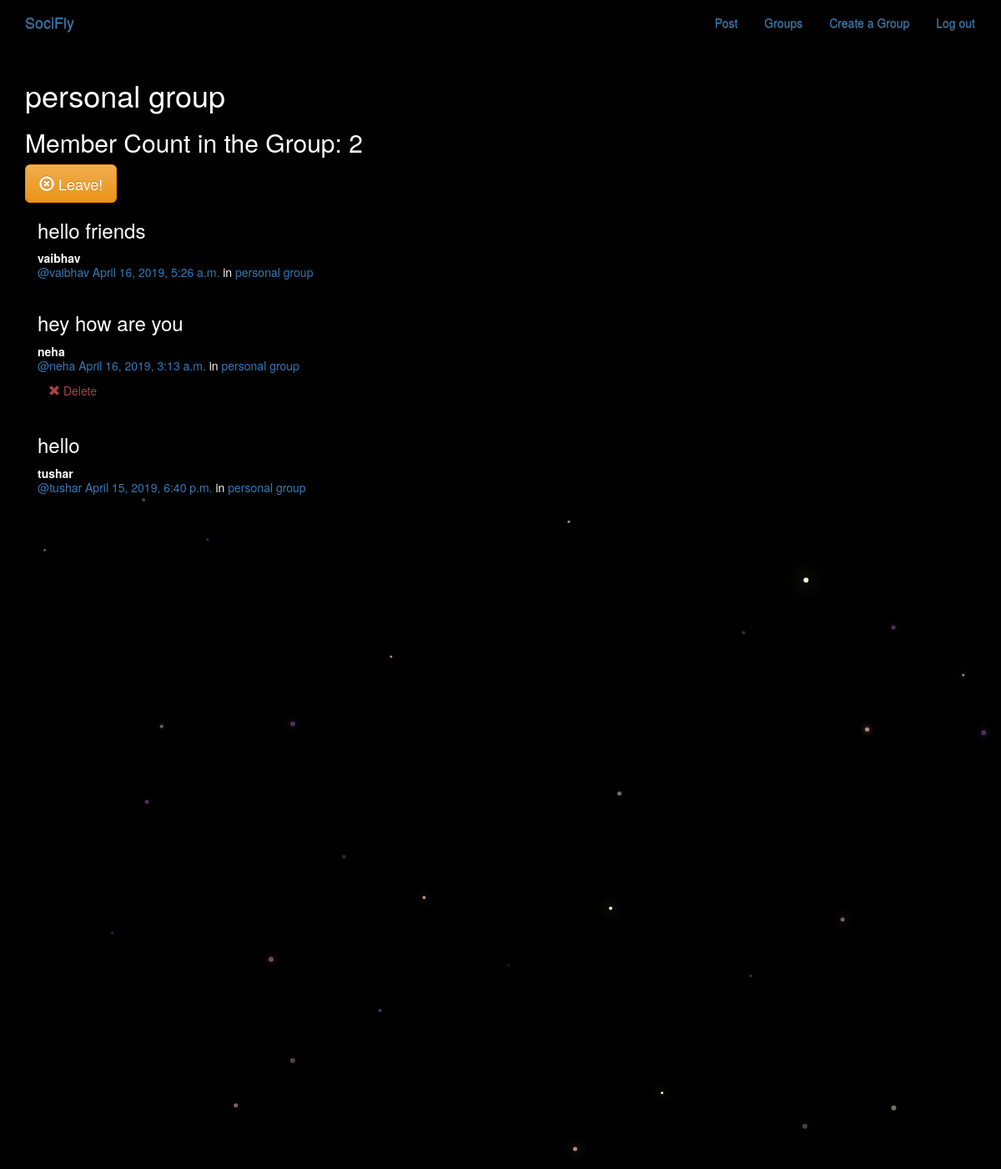
Screenshot of /groups/posts/in/personal-group/ (signed in) with the database file from the repository.
### groups/models.py (models this page shows, shortened)
class Group(models.Model):
    name = models.CharField(max_length=255, unique=True) #name of group
    slug = models.SlugField(allow_unicode=True, unique=True) #group will have a slug
    description = models.TextField(blank=True, default='')  #group ka description
    description_html = models.TextField(editable=False, default='', blank=True) #html version of description
    members = models.ManyToManyField(User,through="GroupMember")
    class Meta:
        ordering = ["name"]

### posts/models.py (models this page shows, shortened)
class Post(models.Model):
    user = models.ForeignKey(User, related_name="posts",on_delete=models.PROTECT)
    created_at = models.DateTimeField(auto_now=True)
    message = models.TextField()
    message_html = models.TextField(editable=False) #so that people cant edit the html feild
    group = models.ForeignKey(Group, related_name="posts",null=True, blank=True,on_delete=models.PROTECT)
    class Meta:
        ordering = ["-created_at"]  #- sign to dat we can see in decending order
        unique_together = ["user", "message"]

### groups/views.py (the view)
# urls.py: url(r"^posts/in/(?P<slug>[-\w]+)/$",views.SingleGroup.as_view(),name="single"),
class SingleGroup(generic.DetailView): #detail of the group
    model = Group

### groups/templates/groups/group_detail.html
{% extends "groups/group_base.html" %}
{% block pregroup %}
<h1>{{group.name}}</h1>
<h2> Member Count in the Group: {{group.members.count}}</h2>
  <div class="content">
				{% if user in group.members.all %}
					<a href="{% url 'groups:leave' slug=group.slug %}" class="btn btn-lg btn-fill btn-warning"><span class="glyphicon glyphicon-remove-circle"></span> Leave!</a>
				{% else %}
					<a href="{% url 'groups:join' slug=group.slug %}" class="btn btn-lg btn-fill btn-warning"><span class="glyphicon glyphicon-ok-circle"></span> Join</a>
				{% endif %}
</div>
{% endblock %}
{% block group_content %}
<div class="col-md-8">
	{% if group.posts.count == 0 %}
	<h2>No posts in this group yet!</h2>
	{% else %}
		{% for post in group.posts.all %}
			{% include "posts/_post.html" %}
		{% endfor %}
	{% endif %}
</div>
{% endblock %}

### posts/templates/posts/_post.html
<div class="post media">
	<h3>{{ post.message_html|safe }}</h3>
	<div class="media-body">
		<strong>{{ post.user.username }}</strong>
		<h5 class="media-heading">
			<span class="username"><a href="{% url 'posts:for_user' username=post.user.username %}">@{{ post.user.username }}</a></span>
			<time class="time"><a href="{% url 'posts:single' username=post.user.username pk=post.pk %}">{{ post.created_at }}</a></time>
			{% if post.group %}
			<span class="group-name">in <a href="#">{{ post.group.name }}</a></span>
			{% endif %}
		</h5>
		<div class="media-footer">
			{% if user.is_authenticated and post.user == user and not hide_delete %}
				<a href="{% url 'posts:delete' pk=post.pk %}" title="delete" class="btn btn-simple">
					<span class="glyphicon glyphicon-remove text-danger" aria-hidden="true"></span>
					<span class="text-danger icon-label">Delete</span>
				</a>
			{% endif %}
		</div>
	</div>
</div>

### static/simplesocial/css/master.css (style rules this page uses)
body { margin: 0; overflow: hidden; background-color: black; color: white; }

### rows the page displays
Group: name "personal group", members.count "2"
Post: message_html "hello friends", user.username "vaibhav", created_at "April 16, 2019, 5:26 a.m.", group.name "personal group"
Post: message_html "hey how are you", user.username "neha", created_at "April 16, 2019, 3:13 a.m.", group.name "personal group", shows "Delete"
Post: message_html "hello", user.username "tushar", created_at "April 15, 2019, 6:40 p.m.", group.name "personal group"
